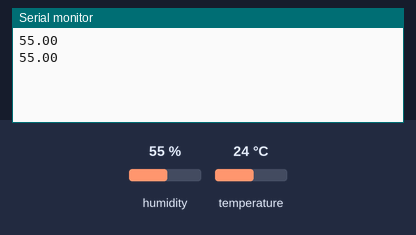
The sketch below on a simulated Arduino Uno, built with avr-gcc and run on an emulated ATmega328P. Parts: the last lines printed to the serial monitor. The inputs (shaded band) are chosen by the test bench; at power-on: humidity 55 %, temperature 24 °C.

Above: at 4.8 s.
4.9 s: humidity set to 22 %
At 6.8 s:
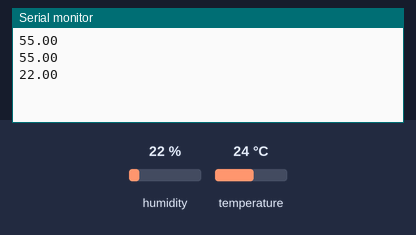
7.9 s: humidity set to 40 %
At 8.5 s:
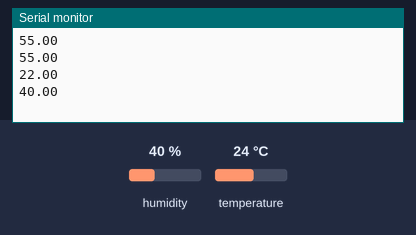
Timing chart, 0 to 10.9 s (numbered marks = the images above; inputs shaded):
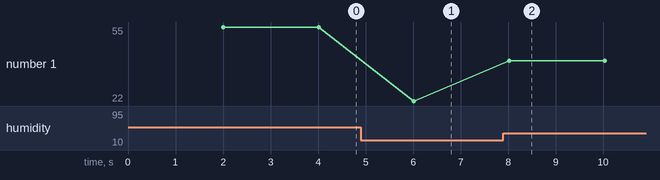

The sketch:

DHT22.ino
```cpp
#include "DHT.h" //DHT Bibliothek laden

#define DHTPIN 10 //Der Sensor wird an PIN 2 angeschlossen

#define DHTTYPE DHT22    // Es handelt sich um den DHT22 Sensor

DHT dht(DHTPIN, DHTTYPE); //Der Sensor wird ab jetzt mit „dth“ angesprochen

void setup() {
  Serial.begin(9600); //Serielle Verbindung starten

  dht.begin(); //DHT22 Sensor starten
}

void loop() {

  delay(2000);//Zwei Sekunden bis zur Messung warten damit der Sensor etwas //messen kann weil er relativ langsam ist


  float Luftfeuchtigkeit = dht.readHumidity(); //die Luftfeuchtigkeit auslesen und unter „Luftfeutchtigkeit“ speichern

  float Temperatur = dht.readTemperature();//die Temperatur auslesen und unter „Temperatur“ speichern

  Serial.println(Luftfeuchtigkeit); //die Dazugehörigen Werte anzeigen

}
```

Measured:
- after the input at 4.9 s, the serial monitor: prints a new line after 1.1 s (image 1)
- after the input at 7.9 s, the serial monitor: prints a new line after 0.12 s (image 2)
- plotted number 1: 55 → 22 after the input at 4.9 s, 22 → 40 after the input at 7.9 s
